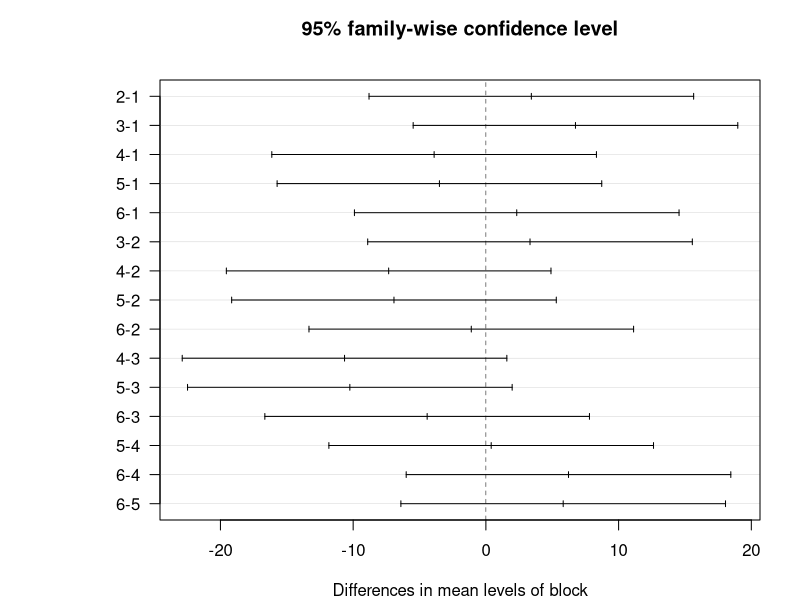
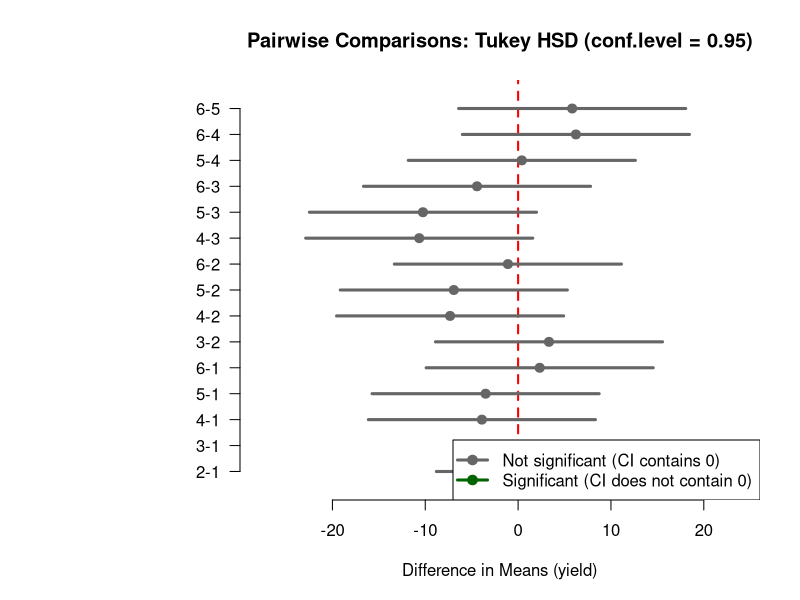

Generate these figures, in order, with R:
# ============================================================================
# Example: Pairwise Confidence Intervals from Tukey HSD
# Shows the CLEANER approach: visualize differences, not individual means
# ============================================================================

# Use the npk dataset (same as in the vignette)
data(npk)

# Run ANOVA
anova_result <- aov(yield ~ block, data = npk)

# Apply TukeyHSD
tukey_result <- TukeyHSD(anova_result, conf.level = 0.95)

# ============================================================================
# APPROACH 1: R base plot() method for TukeyHSD
# This shows horizontal confidence intervals for all pairwise differences
# ============================================================================

par(mar = c(4, 8, 4, 2))
plot(tukey_result, las = 1)

# Interpretation:
# - Each horizontal line = confidence interval for the difference between two groups
# - Line crosses 0 → not significant (the two means are equal)
# - Line does NOT cross 0 → significant (the means differ)
# This directly answers: "Are these two groups different?"

cat("\n=== TukeyHSD Output (pairwise differences) ===\n")
print(tukey_result)

# ============================================================================
# APPROACH 2: Manual horizontal plot (more control)
# ============================================================================

tukey_matrix <- tukey_result$block  # Extract the matrix of results

# Create data frame for plotting
pairwise_df <- data.frame(
  comparison = rownames(tukey_matrix),
  estimate = tukey_matrix[, "diff"],
  lower = tukey_matrix[, "lwr"],
  upper = tukey_matrix[, "upr"],
  p_adj = tukey_matrix[, "p adj"]
)

# Create horizontal plot
par(mar = c(5, 12, 4, 2))
n_comparisons <- nrow(pairwise_df)

plot(NULL,
     xlim = c(min(pairwise_df$lower) - 5, max(pairwise_df$upper) + 5),
     ylim = c(0.5, n_comparisons + 0.5),
     xlab = "Difference in Means (yield)",
     ylab = "",
     main = "Pairwise Comparisons: Tukey HSD (conf.level = 0.95)",
     axes = FALSE)

axis(1)
axis(2, at = 1:n_comparisons, labels = pairwise_df$comparison, las = 2)

# Add vertical line at 0 (no difference)
abline(v = 0, lty = 2, col = "red", lwd = 2)

# Plot confidence intervals
for (i in 1:n_comparisons) {
  # Color based on significance
  col <- ifelse(pairwise_df$lower[i] <= 0 & pairwise_df$upper[i] >= 0,
                "gray40", "darkgreen")  # Gray if contains 0, green if significant

  # Draw confidence interval
  lines(c(pairwise_df$lower[i], pairwise_df$upper[i]),
        c(i, i),
        col = col,
        lwd = 3)

  # Draw point estimate
  points(pairwise_df$estimate[i], i,
         col = col,
         pch = 19,
         cex = 1.2)
}

# Add legend
legend("bottomright",
       c("Not significant (CI contains 0)",
         "Significant (CI does not contain 0)"),
       col = c("gray40", "darkgreen"),
       lwd = 3,
       pch = 19)

# ============================================================================
# KEY ADVANTAGES over individual means + letters
# ============================================================================

cat("\n=== ADVANTAGES of pairwise CI approach ===\n")
cat("1. Directly answers: 'Are these two groups different?'\n")
cat("2. No ambiguity about interval interpretation\n")
cat("3. CI crossing zero = not significant (crystal clear)\n")
cat("4. CI NOT crossing zero = significant (crystal clear)\n")
cat("5. Visualization and testing are ALIGNED\n")
cat("6. No confusing mix of Šidák intervals + Tukey letters\n")
cat("7. User doesn't need to learn what green letters mean\n")

cat("\n=== Significant differences (p adj < 0.05) ===\n")
significant <- pairwise_df[pairwise_df$p_adj < 0.05, ]
if (nrow(significant) > 0) {
  print(significant)
} else {
  cat("None\n")
}
